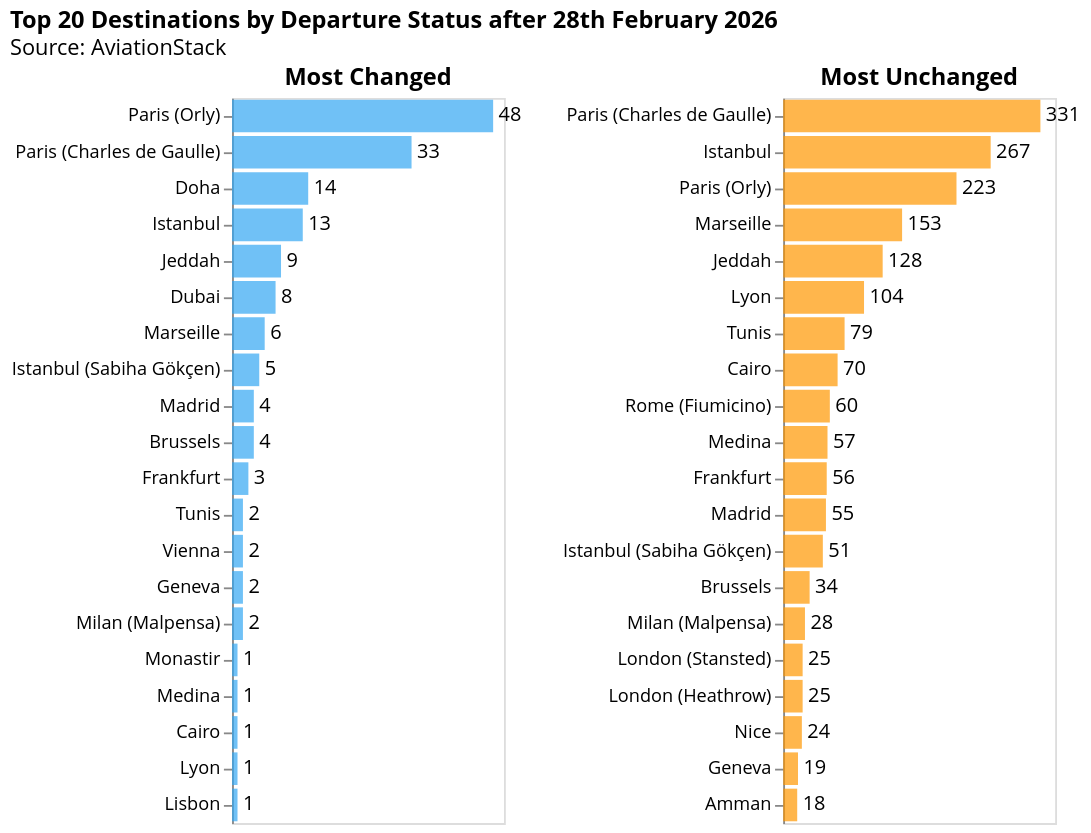

The cell this chart's notebook holds for it:
### Code cell
import altair as alt

airport_codes = sorted(departures_top10["iata_dep"].unique())

dropdown = alt.binding_select(options=airport_codes, name="Departure Airport ")
selection = alt.selection_point(fields=["iata_dep"], bind=dropdown, value=airport_codes[0])

colors = {"Most Changed": "#34A7F2", "Most Unchanged": "#FF9800"}

subplots = []
for category, color in colors.items():
    subset = departures_top10[departures_top10["category"] == category]

    chart = (
        alt.Chart(subset)
        .mark_bar(color=color, opacity=0.7)
        .encode(
            y=alt.Y("airportcity:N", sort="-x", title=None),
            x=alt.X("count:Q", title=None, axis=None),
            tooltip=[
                alt.Tooltip("airportcity:N", title="Destination"),
                alt.Tooltip("count:Q", title="Flights"),
            ],
        )
        .properties(width=150, height=400, title=category)
        .add_params(selection)
        .transform_filter(selection)
    )

    text = chart.mark_text(align="left", dx=3, fontSize=11, font="Open Sans").encode(
        text="count:Q"
    )

    subplots.append(chart + text)

final = (
    alt.hconcat(subplots[0], subplots[1])
    .properties(
        title=alt.Title(
            "Top 20 Destinations by Departure Status after 28th February 2026",
            subtitle="Source: AviationStack",
        )
    )
    .configure_title(font="Open Sans", subtitleFont="Open Sans")
    .configure_axis(labelFont="Open Sans", titleFont="Open Sans")
    .configure_legend(labelFont="Open Sans", titleFont="Open Sans")
    .configure_text(font="Open Sans")
)

final

### Figure 1 — Vega-Lite specification as saved in the notebook (floating-point values rounded to 4 significant figures; data arrays with more than 128 entries replaced by an {"elided": "..."} marker saying what was removed)
{"config": {"view": {"continuousWidth": 300, "continuousHeight": 300}, "axis": {"labelFont": "Open Sans", "titleFont": "Open Sans"}, "legend": {"labelFont": "Open Sans", "titleFont": "Open Sans"}, "text": {"font": "Open Sans"}, "title": {"font": "Open Sans", "subtitleFont": "Open Sans"}}, "hconcat": [{"layer": [{"mark": {"type": "bar", "color": "#34A7F2", "opacity": 0.7}, "encoding": {"tooltip": [{"field": "airportcity", "title": "Destination", "type": "nominal"}, {"field": "count", "title": "Flights", "type": "quantitative"}], "x": {"axis": null, "field": "count", "title": null, "type": "quantitative"}, "y": {"field": "airportcity", "sort": "-x", "title": null, "type": "nominal"}}, "name": "view_5", "title": "Most Changed", "transform": [{"filter": {"param": "param_3"}}]}, {"mark": {"type": "text", "align": "left", "dx": 3, "font": "Open Sans", "fontSize": 11}, "encoding": {"text": {"field": "count", "type": "quantitative"}, "tooltip": [{"field": "airportcity", "title": "Destination", "type": "nominal"}, {"field": "count", "title": "Flights", "type": "quantitative"}], "x": {"axis": null, "field": "count", "title": null, "type": "quantitative"}, "y": {"field": "airportcity", "sort": "-x", "title": null, "type": "nominal"}}, "title": "Most Changed", "transform": [{"filter": {"param": "param_3"}}]}], "data": {"name": "data-dac36314b213a15a4011772573de7be9"}, "height": 400, "width": 150}, {"layer": [{"mark": {"type": "bar", "color": "#FF9800", "opacity": 0.7}, "encoding": {"tooltip": [{"field": "airportcity", "title": "Destination", "type": "nominal"}, {"field": "count", "title": "Flights", "type": "quantitative"}], "x": {"axis": null, "field": "count", "title": null, "type": "quantitative"}, "y": {"field": "airportcity", "sort": "-x", "title": null, "type": "nominal"}}, "name": "view_6", "title": "Most Unchanged", "transform": [{"filter": {"param": "param_3"}}]}, {"mark": {"type": "text", "align": "left", "dx": 3, "font": "Open Sans", "fontSize": 11}, "encoding": {"text": {"field": "count", "type": "quantitative"}, "tooltip": [{"field": "airportcity", "title": "Destination", "type": "nominal"}, {"field": "count", "title": "Flights", "type": "quantitative"}], "x": {"axis": null, "field": "count", "title": null, "type": "quantitative"}, "y": {"field": "airportcity", "sort": "-x", "title": null, "type": "nominal"}}, "title": "Most Unchanged", "transform": [{"filter": {"param": "param_3"}}]}], "data": {"name": "data-2051746708ef64b68bb609b94cbddd31"}, "height": 400, "width": 150}], "params": [{"name": "param_3", "select": {"type": "point", "fields": ["iata_dep"]}, "bind": {"input": "select", "options": ["ALG", "AMM", "AUH", "BEY", "BGW", "CAI", "CMN", "DAM", "DOH", "DXB", "IKA", "JED", "KHI", "RUH", "TUN"], "name": "Departure Airport "}, "value": "ALG", "views": ["view_5", "view_6"]}], "title": {"text": "Top 20 Destinations by Departure Status after 28th February 2026", "subtitle": "Source: AviationStack"}, "$schema": "https://vega.github.io/schema/vega-lite/v5.20.1.json", "datasets": {"data-dac36314b213a15a4011772573de7be9": {"elided": "286 records"}, "data-2051746708ef64b68bb609b94cbddd31": {"elided": "258 records"}}}
